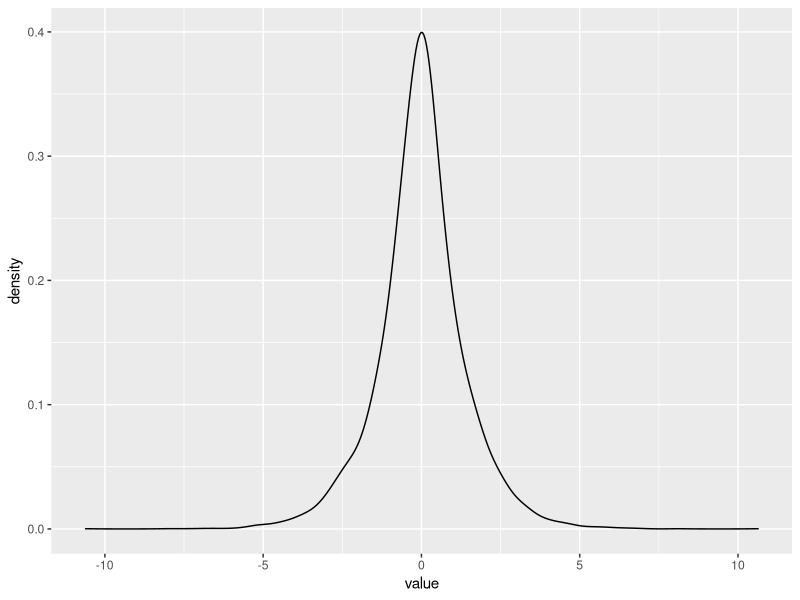
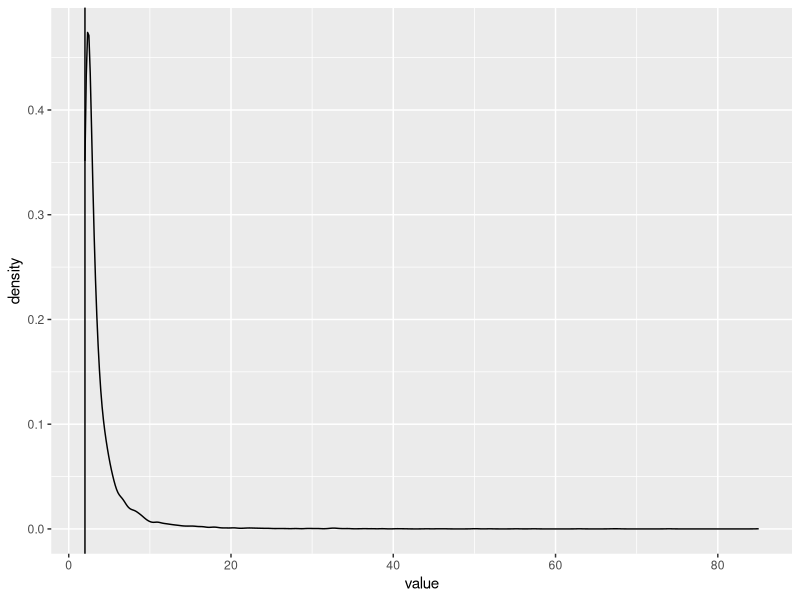

Recreate these plots in R, in order.
## ---- chunk 1
knitr::opts_chunk$set(echo = TRUE)
library(tidyverse)
## ---- chunk 2
rlaplace = 
  function(number_of_randomize){
    unif_vec = runif(number_of_randomize)
    laplace_vec = 
      (unif_vec < 0.5) * log(2*unif_vec) -
      between(unif_vec,0.5,1) * log(2 - 2*unif_vec)
    return(laplace_vec)
  }

rlaplace(10000) %>% 
  as_tibble() %>% 
  ggplot(aes(x = value)) +
  geom_density(adjust = 2)

## ---- chunk 3
rpareto =
  function(number_of_randomize, alpha, gamma) {
    
    u = runif(number_of_randomize)
    pareto =
      alpha * (1-u)^(-1/gamma)
    
    return(pareto)
  }

set.seed(123123)
a = 2
rpareto(10000,a,2) %>%
  as_tibble() %>%
  ggplot(aes(x = value)) +
  geom_density(adjust = 2) +
  geom_vline(aes(xintercept = a))
## ---- chunk 4
#Your R codes/functions 
